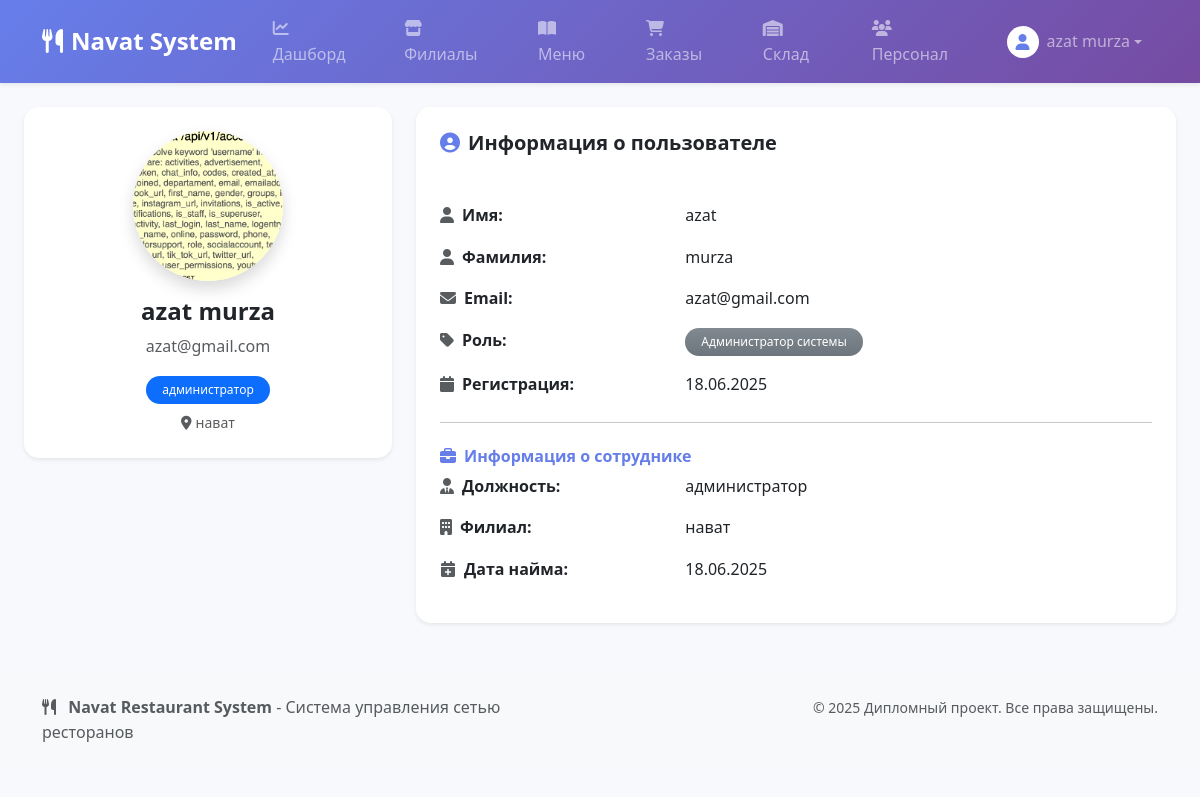
Page /accounts/profile/ (signed in) on the committed database.
### apps/accounts/models.py (models this page shows, shortened)
class CustomUser(AbstractUser):
    class Role(models.TextChoices):
        ADMIN = 'ADMIN', 'Администратор системы'
        MANAGER = 'MANAGER', 'Менеджер филиала'
        STAFF = 'STAFF', 'Рядовой сотрудник'
    email = models.EmailField('адрес электронной почты', unique=True)
    role = models.CharField('Роль', max_length=50, choices=Role.choices, default=Role.STAFF)
    USERNAME_FIELD = 'email'
    REQUIRED_FIELDS = ['username', 'first_name', 'last_name']
    class Meta:
        verbose_name = 'Пользователь'
        verbose_name_plural = 'Пользователи'

### apps/staff/models.py (models this page shows, shortened)
class Employee(models.Model):
    user = models.OneToOneField(
        settings.AUTH_USER_MODEL,
        on_delete=models.CASCADE,
        verbose_name='Учетная запись'
    )
    restaurant = models.ForeignKey(
        Restaurant,
        on_delete=models.SET_NULL,
        null=True,
        blank=True,
        related_name='employees',
        verbose_name='Филиал'
    )
    position = models.CharField('Должность', max_length=100) # Например: Официант, Повар, Хостес
    hire_date = models.DateField('Дата найма', auto_now_add=True)
    photo = models.ImageField('Фото', upload_to='staff_images/', blank=True, null=True)
    class Meta:
        verbose_name = 'Сотрудник'
        verbose_name_plural = 'Сотрудники'

### apps/restaurants/models.py (models this page shows, shortened)
class Restaurant(models.Model):
    name = models.CharField('Название филиала', max_length=100)
    address = models.CharField('Адрес', max_length=255)
    phone_number = models.CharField('Телефон', max_length=20)
    image = models.ImageField('Фотография ресторана', upload_to='restaurants_images/', blank=True, null=True)
    class Meta:
        verbose_name = 'Ресторан'
        verbose_name_plural = 'Рестораны'
        ordering = ['name']

### apps/accounts/views.py (the view)
# urls.py: path('profile/', views.ProfileView.as_view(), name='profile'),
class ProfileView(LoginRequiredMixin, TemplateView):
    template_name = 'accounts/profile.html'
    def get_context_data(self, **kwargs):
        context = super().get_context_data(**kwargs)
        context['user'] = self.request.user
        if hasattr(self.request.user, 'employee'):
            context['employee'] = self.request.user.employee
        return context

### templates/accounts/profile.html (shortened to what this page needs)
{% extends "base.html" %}
{% block content %}
<div class="row">
    <div class="col-md-4">
        <div class="card shadow-sm border-0" style="border-radius: 15px;">
            <div class="card-body text-center p-4">
                {% if employee and employee.photo %}
                    <img src="{{ employee.photo.url }}" class="rounded-circle mb-3 shadow" width="150" height="150" style="object-fit: cover;">
                {% else %}
                    <div class="mx-auto mb-3 d-flex align-items-center justify-content-center rounded-circle shadow" style="width: 150px; height: 150px; background: linear-gradient(135deg, #667eea 0%, #764ba2 100%);">
                        <i class="fas fa-user fa-4x text-white"></i>
                    </div>
                {% endif %}
                <h4 class="fw-bold">{{ user.get_full_name|default:user.username }}</h4>
                <p class="text-muted mb-3">{{ user.email }}</p>
                {% if employee %}
                    <span class="badge bg-primary px-3 py-2 rounded-pill">{{ employee.position }}</span>
                    {% if employee.restaurant %}
                        <br><small class="text-muted mt-2 d-block">
                            <i class="fas fa-map-marker-alt me-1"></i>{{ employee.restaurant.name }}
                        </small>
                    {% endif %}
                {% endif %}
            </div>
        </div>
    </div>
    <div class="col-md-8">
        <div class="card shadow-sm border-0" style="border-radius: 15px;">
            <div class="card-header bg-white border-0 p-4">
                <h5 class="mb-0 fw-bold">
                    <i class="fas fa-user-circle me-2 text-primary"></i>Информация о пользователе
                </h5>
            </div>
            <div class="card-body p-4">
                <div class="row mb-3">
                    <div class="col-sm-4"><strong><i class="fas fa-user me-2 text-muted"></i>Имя:</strong></div>
                    <div class="col-sm-8">{{ user.first_name|default:"Не указано" }}</div>
                </div>
                <div class="row mb-3">
                    <div class="col-sm-4"><strong><i class="fas fa-user me-2 text-muted"></i>Фамилия:</strong></div>
                    <div class="col-sm-8">{{ user.last_name|default:"Не указано" }}</div>
                </div>
                <div class="row mb-3">
                    <div class="col-sm-4"><strong><i class="fas fa-envelope me-2 text-muted"></i>Email:</strong></div>
                    <div class="col-sm-8">{{ user.email }}</div>
                </div>
                <div class="row mb-3">
                    <div class="col-sm-4"><strong><i class="fas fa-tag me-2 text-muted"></i>Роль:</strong></div>
                    <div class="col-sm-8">
                        <span class="badge bg-gradient bg-secondary px-3 py-2 rounded-pill">{{ user.get_role_display }}</span>
                    </div>
                </div>
                <div class="row mb-3">
                    <div class="col-sm-4"><strong><i class="fas fa-calendar me-2 text-muted"></i>Регистрация:</strong></div>
                    <div class="col-sm-8">{{ user.date_joined|date:"d.m.Y" }}</div>
                </div>
                {% if employee %}
                <hr class="my-4">
                <h6 class="fw-bold text-primary">
                    <i class="fas fa-briefcase me-2"></i>Информация о сотруднике
                </h6>
                <div class="row mb-3">
                    <div class="col-sm-4"><strong><i class="fas fa-user-tie me-2 text-muted"></i>Должность:</strong></div>
                    <div class="col-sm-8">{{ employee.position }}</div>
                </div>
                <div class="row mb-3">
                    <div class="col-sm-4"><strong><i class="fas fa-building me-2 text-muted"></i>Филиал:</strong></div>
                    <div class="col-sm-8">{{ employee.restaurant.name|default:"Не назначен" }}</div>
                </div>
                <div class="row mb-3">
                    <div class="col-sm-4"><strong><i class="fas fa-calendar-plus me-2 text-muted"></i>Дата найма:</strong></div>
                    <div class="col-sm-8">{{ employee.hire_date|date:"d.m.Y" }}</div>
                </div>
                {% endif %}
            </div>
        </div>
    </div>
</div>
{% endblock %}

### templates/base.html (shortened to what this page needs)
{% load static %}
<!DOCTYPE html>
<html lang="ru">
<head>
    <link href="https://cdn.jsdelivr.net/npm/bootstrap@5.3.2/dist/css/bootstrap.min.css" rel="stylesheet">
    <link rel="stylesheet" href="https://cdnjs.cloudflare.com/ajax/libs/font-awesome/6.4.0/css/all.min.css">
    <link rel="stylesheet" href="{% static 'css/base.css' %}">
</head>
<body>
    <nav class="navbar navbar-expand-lg navbar-dark shadow-sm" style="background: linear-gradient(135deg, #667eea 0%, #764ba2 100%);">
        <div class="container">
            <a class="navbar-brand fw-bold" href="{% url 'analytics:dashboard' %}">
                <i class="fas fa-utensils me-2"></i>Navat System
            </a>
            <div class="collapse navbar-collapse" id="navbarNav">
                {% if user.is_authenticated %}
                <ul class="navbar-nav me-auto">
                    <li class="nav-item">
                        <a class="nav-link px-3 rounded-pill mx-1 {% if request.resolver_match.namespace == 'analytics' %}active{% endif %}" href="{% url 'analytics:dashboard' %}">
                            <i class="fas fa-chart-line me-1"></i>Дашборд
                        </a>
                    </li>
                    <li class="nav-item">
                        <a class="nav-link px-3 rounded-pill mx-1 {% if request.resolver_match.namespace == 'restaurants' %}active{% endif %}" href="{% url 'restaurants:list' %}">
                            <i class="fas fa-store me-1"></i>Филиалы
                        </a>
                    </li>
                    <li class="nav-item">
                        <a class="nav-link px-3 rounded-pill mx-1 {% if request.resolver_match.namespace == 'menu' %}active{% endif %}" href="{% url 'menu:list' %}">
                            <i class="fas fa-book-open me-1"></i>Меню
                        </a>
                    </li>
                    <li class="nav-item">
                        <a class="nav-link px-3 rounded-pill mx-1 {% if request.resolver_match.namespace == 'orders' %}active{% endif %}" href="{% url 'orders:list' %}">
                            <i class="fas fa-shopping-cart me-1"></i>Заказы
                        </a>
                    </li>
                    <li class="nav-item">
                        <a class="nav-link px-3 rounded-pill mx-1 {% if request.resolver_match.namespace == 'inventory' %}active{% endif %}" href="{% url 'inventory:dashboard' %}">
                            <i class="fas fa-warehouse me-1"></i>Склад
                        </a>
                    </li>
                    <li class="nav-item">
                        <a class="nav-link px-3 rounded-pill mx-1 {% if request.resolver_match.namespace == 'staff' %}active{% endif %}" href="{% url 'staff:list' %}">
                            <i class="fas fa-users me-1"></i>Персонал
                        </a>
                    </li>
                </ul>
                <ul class="navbar-nav">
                    <li class="nav-item dropdown">
                        <a class="nav-link dropdown-toggle d-flex align-items-center px-3 rounded-pill" href="#" role="button" data-bs-toggle="dropdown" aria-expanded="false">
                            <div class="bg-white rounded-circle me-2 d-flex align-items-center justify-content-center" style="width: 32px; height: 32px;">
                                <i class="fas fa-user text-primary"></i>
                            </div>
                            <span class="d-none d-md-inline">{{ user.get_full_name|default:user.username }}</span>
                        </a>
                    </li>
                </ul>
                {% endif %}
            </div>
        </div>
    </nav>
    <main class="container-fluid px-4 mt-4">
        {% block content %}
        {% endblock %}
    </main>
    <footer class="mt-5 py-4 bg-light">
        <div class="container">
            <div class="row">
                <div class="col-md-6">
                    <p class="mb-0 text-muted">
                        <i class="fas fa-utensils me-2"></i>
                        <strong>Navat Restaurant System</strong> - Система управления сетью ресторанов
                    </p>
                </div>
                <div class="col-md-6 text-md-end">
                    <small class="text-muted">
                        © 2025 Дипломный проект. Все права защищены.
                    </small>
                </div>
            </div>
        </div>
    </footer>
</body>
</html>

### static/css/base.css (style rules this page uses)
body { background-color: #f8f9fc; font-family: 'Segoe UI', Tahoma, Geneva, Verdana, sans-serif; line-height: 1.6; }
.navbar-brand { font-size: 1.5rem; font-weight: 700; text-decoration: none; }
.nav-link { transition: all 0.3s ease; text-decoration: none; }
.card { border: none; border-radius: 15px; transition: transform 0.2s ease, box-shadow 0.2s ease; box-shadow: 0 2px 10px rgba(0, 0, 0, 0.08); }
.card-header { border-radius: 15px 15px 0 0 !important; border-bottom: 1px solid rgba(0, 0, 0, 0.05); }
.badge { font-size: 0.75em; font-weight: 500; }
.rounded-pill { border-radius: 50rem !important; }
.shadow-sm { box-shadow: 0 0.125rem 0.25rem rgba(0, 0, 0, 0.075) !important; }
.shadow { box-shadow: 0 0.5rem 1rem rgba(0, 0, 0, 0.15) !important; }
.text-primary { color: #667eea !important; }
.border-0 { border: 0 !important; }

### templates/base.html (style rules this page uses)
body { background-color: #f8f9fc; font-family: 'Segoe UI', Tahoma, Geneva, Verdana, sans-serif; }
.navbar-brand { font-size: 1.5rem; font-weight: 700; }
.card { transition: transform 0.2s ease, box-shadow 0.2s ease; }

### rows in the picture
CustomUser: get_full_name "azat murza", email "azat@gmail.com", first_name "azat", last_name "murza", role "Администратор системы", date_joined "18.06.2025"
Employee: photo (picture), position "администратор", restaurant.name "нават", hire_date "18.06.2025"
